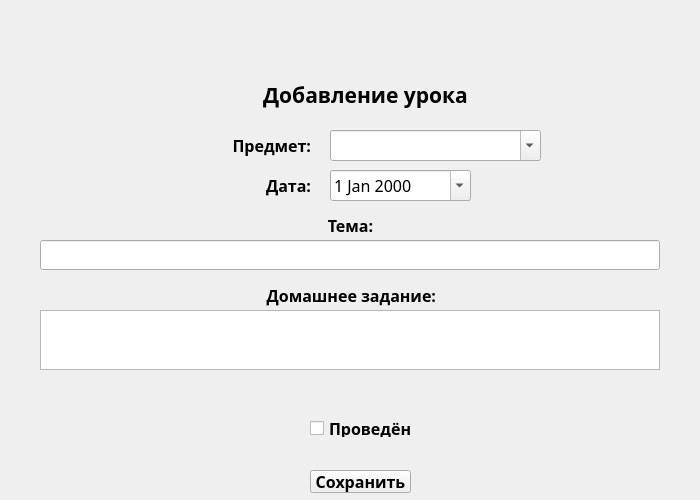
<?xml version="1.0" encoding="UTF-8"?>
<ui version="4.0">
 <class>loginwidget</class>
 <widget class="QWidget" name="loginwidget">
  <property name="geometry">
   <rect>
    <x>0</x>
    <y>0</y>
    <width>700</width>
    <height>500</height>
   </rect>
  </property>
  <property name="minimumSize">
   <size>
    <width>700</width>
    <height>500</height>
   </size>
  </property>
  <property name="maximumSize">
   <size>
    <width>700</width>
    <height>500</height>
   </size>
  </property>
  <property name="sizeIncrement">
   <size>
    <width>700</width>
    <height>500</height>
   </size>
  </property>
  <property name="baseSize">
   <size>
    <width>700</width>
    <height>500</height>
   </size>
  </property>
  <property name="windowTitle">
   <string>Добавление урока - Яндекс.Дневник</string>
  </property>
  <widget class="QLabel" name="logo">
   <property name="geometry">
    <rect>
     <x>200</x>
     <y>10</y>
     <width>341</width>
     <height>91</height>
    </rect>
   </property>
   <property name="font">
    <font>
     <family>Yandex Sans Display</family>
     <pointsize>23</pointsize>
     <weight>75</weight>
     <bold>true</bold>
    </font>
   </property>
   <property name="text">
    <string notr="true"/>
   </property>
   <property name="pixmap">
    <pixmap>images/yandexdiary_little.png</pixmap>
   </property>
   <property name="alignment">
    <set>Qt::AlignCenter</set>
   </property>
  </widget>
  <widget class="QLabel" name="label">
   <property name="geometry">
    <rect>
     <x>210</x>
     <y>70</y>
     <width>311</width>
     <height>51</height>
    </rect>
   </property>
   <property name="font">
    <font>
     <family>Yandex Sans Text</family>
     <weight>75</weight>
     <bold>true</bold>
    </font>
   </property>
   <property name="text">
    <string>&lt;html&gt;&lt;head/&gt;&lt;body&gt;&lt;p align=&quot;center&quot;&gt;&lt;span style=&quot; font-size:16pt;&quot;&gt;Добавление урока&lt;/span&gt;&lt;/p&gt;&lt;/body&gt;&lt;/html&gt;</string>
   </property>
  </widget>
  <widget class="QLabel" name="label_2">
   <property name="geometry">
    <rect>
     <x>230</x>
     <y>170</y>
     <width>81</width>
     <height>31</height>
    </rect>
   </property>
   <property name="font">
    <font>
     <family>Yandex Sans Text</family>
     <weight>75</weight>
     <bold>true</bold>
    </font>
   </property>
   <property name="text">
    <string>&lt;html&gt;&lt;head/&gt;&lt;body&gt;&lt;p align=&quot;right&quot;&gt;&lt;span style=&quot; font-size:12pt;&quot;&gt;Дата:&lt;/span&gt;&lt;/p&gt;&lt;/body&gt;&lt;/html&gt;</string>
   </property>
  </widget>
  <widget class="QLabel" name="label_3">
   <property name="geometry">
    <rect>
     <x>310</x>
     <y>210</y>
     <width>81</width>
     <height>31</height>
    </rect>
   </property>
   <property name="font">
    <font>
     <family>Yandex Sans Text</family>
     <weight>75</weight>
     <bold>true</bold>
    </font>
   </property>
   <property name="text">
    <string>&lt;html&gt;&lt;head/&gt;&lt;body&gt;&lt;p align=&quot;center&quot;&gt;&lt;span style=&quot; font-size:12pt;&quot;&gt;Тема:&lt;/span&gt;&lt;/p&gt;&lt;/body&gt;&lt;/html&gt;</string>
   </property>
  </widget>
  <widget class="QLineEdit" name="topic">
   <property name="geometry">
    <rect>
     <x>40</x>
     <y>240</y>
     <width>620</width>
     <height>30</height>
    </rect>
   </property>
   <property name="minimumSize">
    <size>
     <width>620</width>
     <height>30</height>
    </size>
   </property>
   <property name="maximumSize">
    <size>
     <width>620</width>
     <height>30</height>
    </size>
   </property>
   <property name="sizeIncrement">
    <size>
     <width>620</width>
     <height>30</height>
    </size>
   </property>
   <property name="baseSize">
    <size>
     <width>620</width>
     <height>30</height>
    </size>
   </property>
   <property name="font">
    <font>
     <family>Yandex Sans Display Light</family>
     <pointsize>12</pointsize>
    </font>
   </property>
   <property name="text">
    <string/>
   </property>
   <property name="maxLength">
    <number>150</number>
   </property>
   <property name="alignment">
    <set>Qt::AlignCenter</set>
   </property>
  </widget>
  <widget class="QPushButton" name="savebut">
   <property name="geometry">
    <rect>
     <x>310</x>
     <y>470</y>
     <width>101</width>
     <height>23</height>
    </rect>
   </property>
   <property name="font">
    <font>
     <family>Yandex Sans Text</family>
     <pointsize>12</pointsize>
     <weight>75</weight>
     <bold>true</bold>
    </font>
   </property>
   <property name="text">
    <string>Сохранить</string>
   </property>
  </widget>
  <widget class="QLabel" name="label_4">
   <property name="geometry">
    <rect>
     <x>265</x>
     <y>280</y>
     <width>171</width>
     <height>31</height>
    </rect>
   </property>
   <property name="font">
    <font>
     <family>Yandex Sans Text</family>
     <weight>75</weight>
     <bold>true</bold>
    </font>
   </property>
   <property name="text">
    <string>&lt;html&gt;&lt;head/&gt;&lt;body&gt;&lt;p align=&quot;right&quot;&gt;&lt;span style=&quot; font-size:12pt;&quot;&gt;Домашнее задание:&lt;/span&gt;&lt;/p&gt;&lt;/body&gt;&lt;/html&gt;</string>
   </property>
  </widget>
  <widget class="QLabel" name="label_5">
   <property name="geometry">
    <rect>
     <x>230</x>
     <y>130</y>
     <width>81</width>
     <height>31</height>
    </rect>
   </property>
   <property name="font">
    <font>
     <family>Yandex Sans Text</family>
     <weight>75</weight>
     <bold>true</bold>
    </font>
   </property>
   <property name="text">
    <string>&lt;html&gt;&lt;head/&gt;&lt;body&gt;&lt;p align=&quot;right&quot;&gt;&lt;span style=&quot; font-size:12pt;&quot;&gt;Предмет:&lt;/span&gt;&lt;/p&gt;&lt;/body&gt;&lt;/html&gt;</string>
   </property>
  </widget>
  <widget class="QDateEdit" name="datelesson">
   <property name="geometry">
    <rect>
     <x>330</x>
     <y>170</y>
     <width>141</width>
     <height>31</height>
    </rect>
   </property>
   <property name="font">
    <font>
     <family>Yandex Sans Display</family>
     <pointsize>12</pointsize>
     <weight>50</weight>
     <bold>false</bold>
    </font>
   </property>
   <property name="calendarPopup">
    <bool>true</bool>
   </property>
  </widget>
  <widget class="QComboBox" name="subjectlesson">
   <property name="geometry">
    <rect>
     <x>330</x>
     <y>130</y>
     <width>211</width>
     <height>31</height>
    </rect>
   </property>
   <property name="font">
    <font>
     <family>Yandex Sans Display</family>
     <pointsize>12</pointsize>
    </font>
   </property>
   <property name="editable">
    <bool>true</bool>
   </property>
   <property name="currentText">
    <string/>
   </property>
  </widget>
  <widget class="QCheckBox" name="status">
   <property name="geometry">
    <rect>
     <x>310</x>
     <y>420</y>
     <width>101</width>
     <height>17</height>
    </rect>
   </property>
   <property name="font">
    <font>
     <family>Yandex Sans Text</family>
     <pointsize>12</pointsize>
     <weight>75</weight>
     <bold>true</bold>
    </font>
   </property>
   <property name="text">
    <string>Проведён</string>
   </property>
  </widget>
  <widget class="QPlainTextEdit" name="homework">
   <property name="geometry">
    <rect>
     <x>40</x>
     <y>310</y>
     <width>620</width>
     <height>60</height>
    </rect>
   </property>
   <property name="minimumSize">
    <size>
     <width>620</width>
     <height>60</height>
    </size>
   </property>
   <property name="maximumSize">
    <size>
     <width>620</width>
     <height>60</height>
    </size>
   </property>
   <property name="sizeIncrement">
    <size>
     <width>620</width>
     <height>60</height>
    </size>
   </property>
   <property name="baseSize">
    <size>
     <width>620</width>
     <height>60</height>
    </size>
   </property>
   <property name="font">
    <font>
     <family>Yandex Sans Display</family>
     <pointsize>10</pointsize>
    </font>
   </property>
   <property name="plainText">
    <string/>
   </property>
  </widget>
 </widget>
 <resources/>
 <connections/>
</ui>
